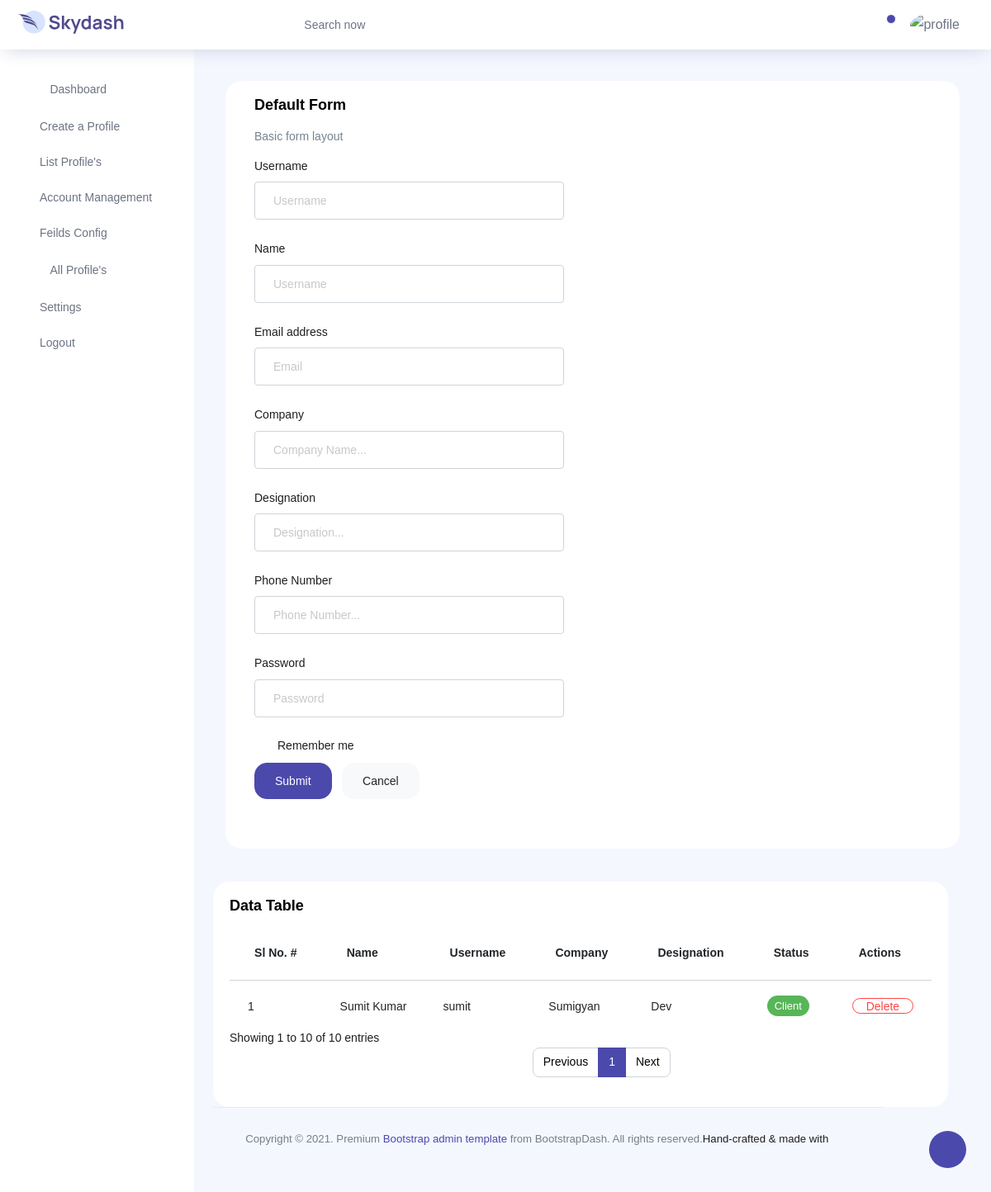
The page /dashboard/create_client/ (signed in) on the database as committed earlier.
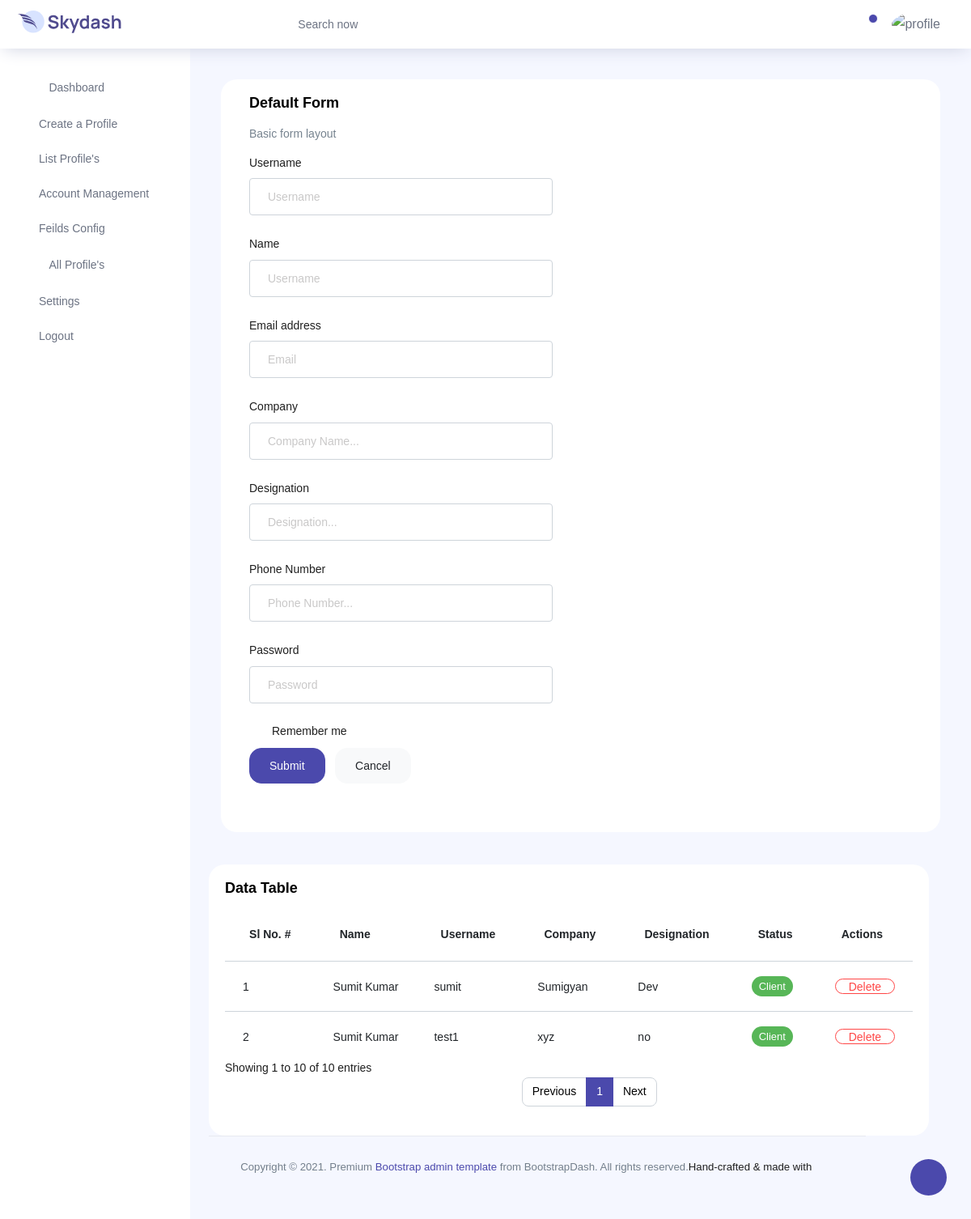
The same page on the database as committed later.
### home/models.py (models this page shows, shortened)
class ClintProfile(models.Model):
    user = models.OneToOneField(User, on_delete=models.CASCADE)
    name = models.CharField(max_length=255)
    phone_number = models.CharField(max_length=20)
    profile_img_url = models.URLField(null=True)
    company = models.CharField(max_length=255)
    designation = models.CharField(max_length=255)
    is_featured = models.BooleanField(default=False)
    featured_profile = models.ManyToManyField(UserProfile, blank=True, related_name='featured_profiles_custom')
    wishlist = models.ManyToManyField(UserProfile, blank=True, related_name='wishlists_custom')

### home/views.py (the view, shortened to what this page needs)
# urls.py: path('dashboard/create_client/', views.create_client, name='create_client'),
@staff_member_required
def create_client(request):
    users = ClintProfile.objects.all()
    return render(request, 'client_create.html',{'users':users})

### home/templates/client_create.html (shortened to what the changed rows need)
{% extends 'base.html' %}
{% block styles %}
<link rel="stylesheet" href="https://www.bootstrapdash.com/demo/skydash/template/vendors/datatables.net-bs4/dataTables.bootstrap4.css"  />
{% endblock styles %}
{% block body %}
<div class="row">
    <div class="card">
        <div class="card-body">
          <div class="row">
            <div class="col-12">
              <div class="table-responsive">
                <div id="order-listing_wrapper" class="dataTables_wrapper dt-bootstrap4 no-footer"><div class="row"><div class="col-sm-12"><table id="order-listing" class="table dataTable no-footer" role="grid" aria-describedby="order-listing_info">
                  <thead>
                    <tr role="row"><th class="sorting_asc" tabindex="0" aria-controls="order-listing" rowspan="1" colspan="1" aria-sort="ascending" aria-label="Order #: activate to sort column descending" style="width: 50.0469px;">Sl No. #</th>
                        <th class="sorting" tabindex="0" aria-controls="order-listing" rowspan="1" colspan="1" aria-label="Customer: activate to sort column ascending" style="width: 62.9375px;">Name</th><th class="sorting" tabindex="0" aria-controls="order-listing" rowspan="1" colspan="1" aria-label="Ship to: activate to sort column ascending" style="width: 52.1562px;">Username</th>
                        <th class="sorting" tabindex="0" aria-controls="order-listing" rowspan="1" colspan="1" aria-label="Base Price: activate to sort column ascending" style="width: 67.6094px;">Company</th><th class="sorting" tabindex="0" aria-controls="order-listing" rowspan="1" colspan="1" aria-label="Purchased Price: activate to sort column ascending" style="width: 103.672px;">Designation</th>
                        <th class="sorting" tabindex="0" aria-controls="order-listing" rowspan="1" colspan="1" aria-label="Status: activate to sort column ascending" style="width: 60.8438px;">Status</th><th class="sorting" tabindex="0" aria-controls="order-listing" rowspan="1" colspan="1" aria-label="Actions: activate to sort column ascending" style="width: 58.3594px;">Actions</th></tr>
                  </thead>
                  <tbody>
                    {% for user in users %}
                    {% if user.is_staff or user.is_superuser %}
                    {% else %}
                  <tr class="odd">
                        <td class="sorting_1">{{ forloop.counter }}</td>
                        <td>{{ user.name }}</td>
                        <td>{{ user.user.username }}</td>
                        <td>{{ user.company }}</td>
                        <td>{{ user.designation }}</td>
                        <td>
                          <label class="badge badge-{% if user.is_staff or user.is_superuser %}danger{% else %}success{% endif %}">{% if user.is_staff or user.is_superuser %}Admin{% else %}Client{% endif %}</label>
                        </td>
                        <td>
                          <button class="btn btn-outline-danger">Delete</button>
                        </td>
                    </tr>
                    {% endif %}
                    {% endfor %}
                </tbody>
                </table></div></div></div>
              </div>
            </div>
          </div>
        </div>
      </div>
{% endblock body %}

Rows that differ between the two databases and show on the page:
added ClintProfile: name "Sumit Kumar", user.username "test1", company "xyz", designation "no"
